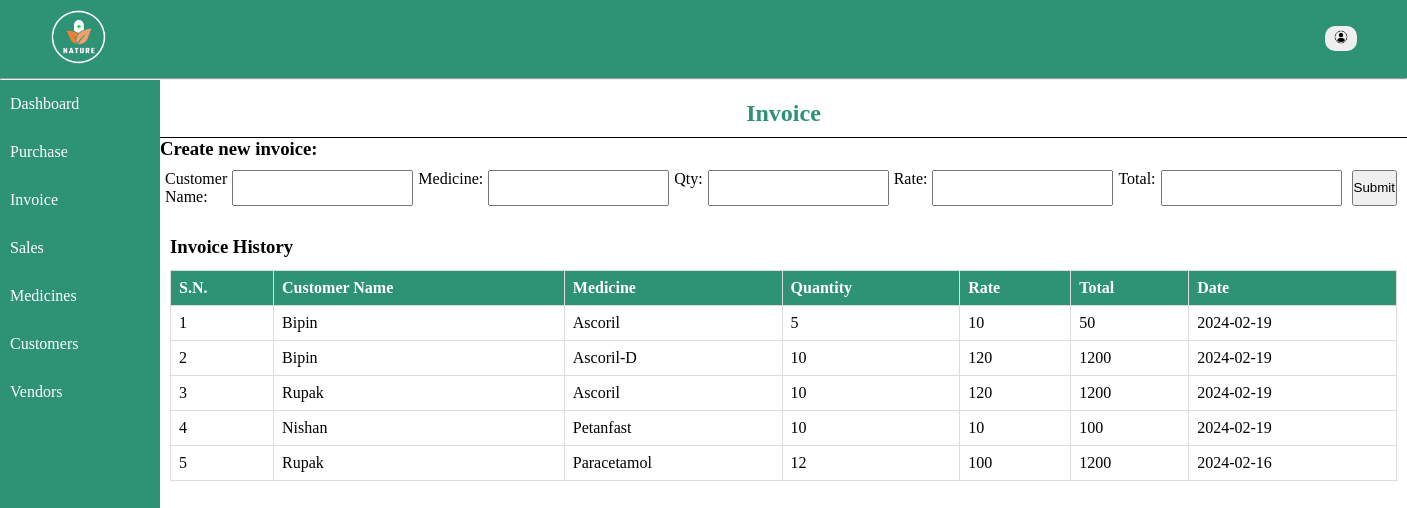
The app's page /home/invoice.php, older data.
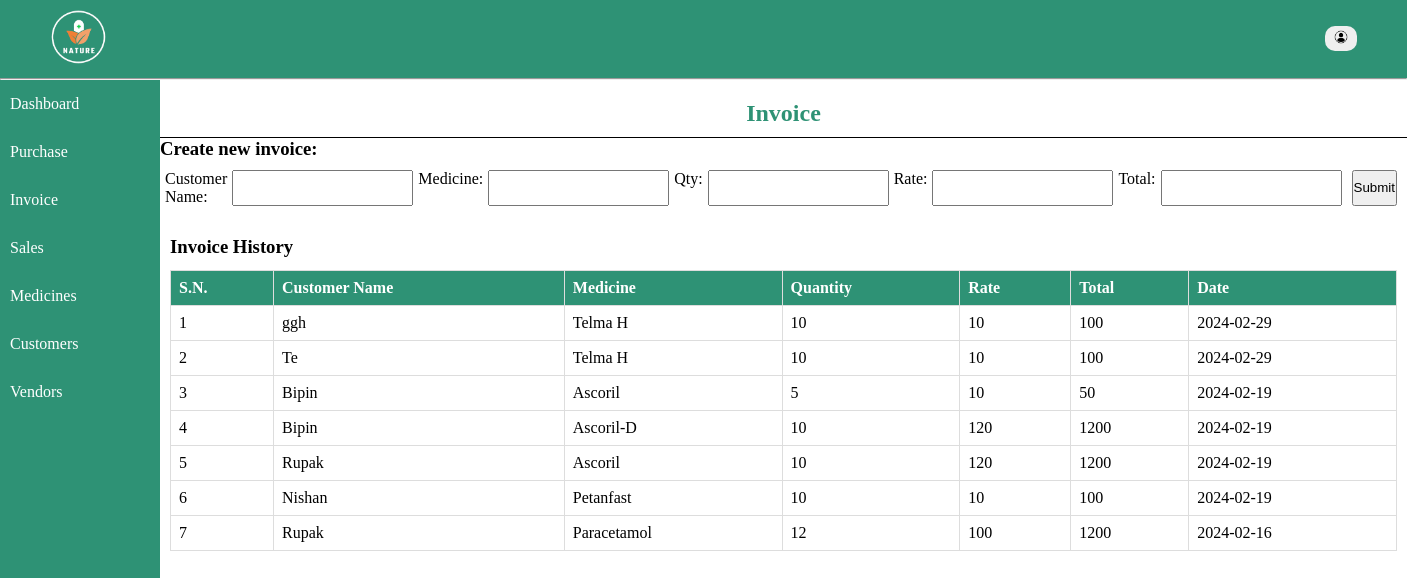
The same page, newer data.
### tables this page shows
CREATE TABLE `invoice` (
  `id` int(11) NOT NULL,
  `customer_name` varchar(128) NOT NULL,
  `medicine_name` varchar(128) NOT NULL,
  `quantity` int(11) NOT NULL,
  `rate` int(11) NOT NULL,
  `total` int(11) NOT NULL,
  `date` date NOT NULL
);

### includes/database.php (called while the page is built, shortened)
<?php
    function descSelect($conn, $arg, $order) {
        $sql = "select * from $arg order by $order DESC";
        $result = mysqli_query($conn, $sql);
        return $records = mysqli_fetch_all($result, MYSQLI_ASSOC);
    }
?>

### home/invoice.php (the view, shortened to what this page needs)
<?php
include "../includes/database.php";
$records = descSelect($conn, 'invoice', 'date');
?>
<!DOCTYPE html>
<html lang="en">
<head>
    <link rel="stylesheet" href="../styles/style.css">
</head>
<body>
<div class="container">
<?php include '../includes/nav.php'; ?>
<div class="main">
        <?php include '../includes/menu.php'; ?>
        <div class="content-wrapper">
            <div class="entries">
                <h2>Invoice</h2>
                <h3>Create new invoice:</h3>
                <form action="" method="POST">
                    <label for="customer">Customer Name:</label>
                    <input type="text" name="customer" id="customer">
                    <label for="medicine">Medicine:</label>
                    <input type="text" name="medicine" id="medicine">
                    <label for="quantity">Qty:</label>
                    <input type="number" name="quantity" id="quantity">
                    <label for="rate">Rate:</label>
                    <input type="number" name="rate" id="rate">
                    <label for="total">Total:</label>
                    <input type="number" name="total" id="total">
                    <input type="submit" name="submit" id="submit" value="Submit">
                </form>
            </div>
    <div class="records">
        <h3>Invoice History</h3>
        <table class="table">
            <tr>
                <th>S.N.</th>
                <th>Customer Name</th>
                <th>Medicine</th>
                <th>Quantity</th>
                <th>Rate</th>
                <th>Total</th>
                <th>Date</th>
            </tr>
            <?php if(!empty($records)): ?>
                <?php foreach($records as $key => $record): ?>
                    <tr>
                <td><?= $key+1; ?></td>
                <td><?= $record['customer_name']; ?></td>
                <td><?= $record['medicine_name']; ?></td>
                <td><?= $record['quantity']; ?></td>
                <td><?= $record['rate']; ?></td>
                <td><?= $record['total']; ?></td>
                <td><?= $record['date']; ?></td>
                    </tr>
                <?php endforeach; ?>
                <?php endif; ?>
        </table>
        </div>
        </div>
    </div>
    </div>
</body>
</html>

Row changes from the older to the newer data that the page shows:
added invoice: customer_name "ggh", medicine_name "Telma H", quantity "10", rate "10", total "100", date "2024-02-29"
added invoice: customer_name "Te", medicine_name "Telma H", quantity "10", rate "10", total "100", date "2024-02-29"
